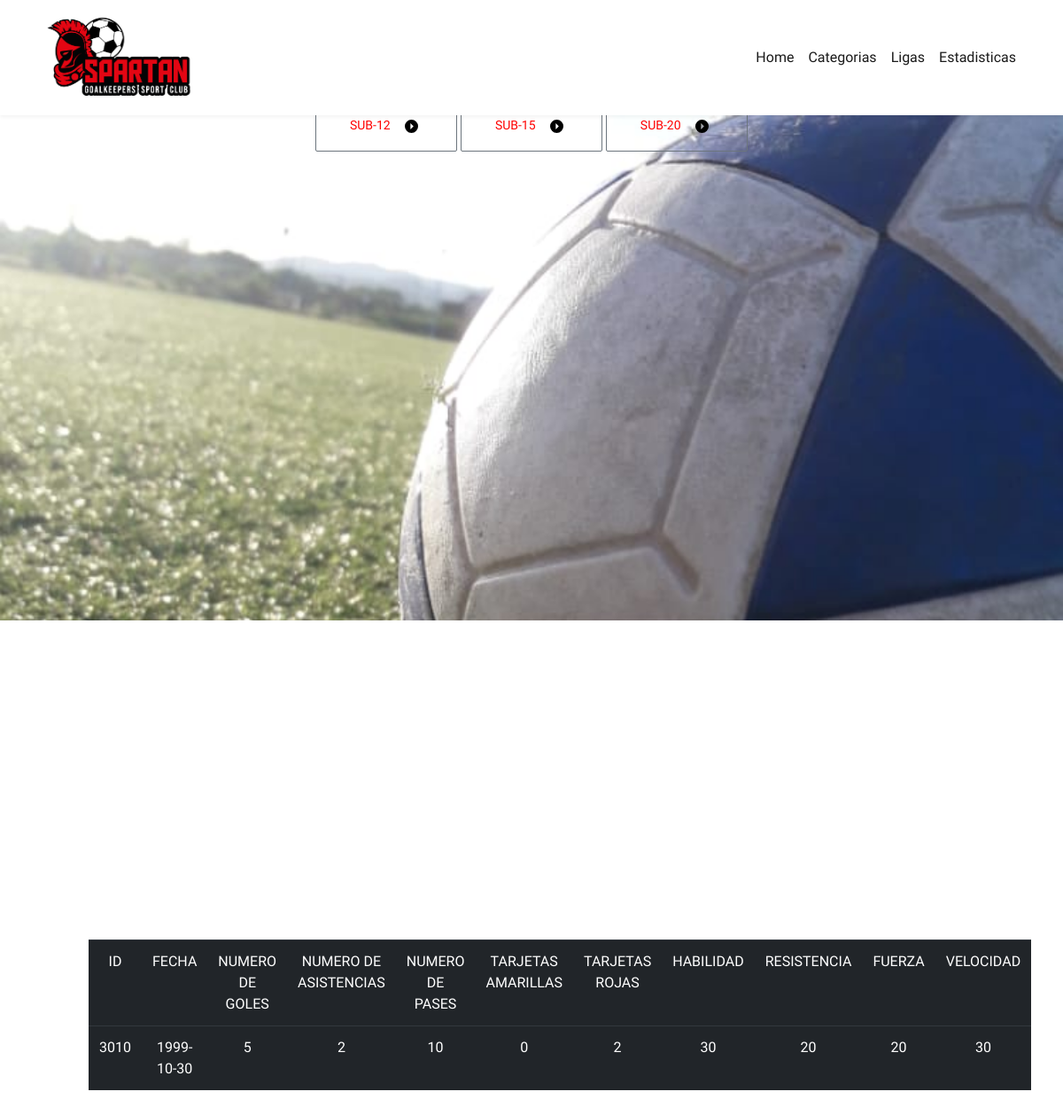
The page /estadisticas.php on the database its author committed.
### tables this page shows
CREATE TABLE `estadisticas` (
  `IdEstadistica` int(11) NOT NULL,
  `Fecha` date NOT NULL,
  `NumeroGoles` int(11) NOT NULL,
  `NumeroAsistencia` int(11) NOT NULL,
  `NumeroPases` int(11) NOT NULL,
  `TarjetasA` int(11) NOT NULL,
  `TarjetasR` int(11) NOT NULL,
  `Habilidad` int(11) NOT NULL,
  `Resistencia` int(11) NOT NULL,
  `Fuerza` int(11) NOT NULL,
  `Velocidad` int(11) NOT NULL,
  `Status` varchar(255) NOT NULL
);

### estadisticas.php (the view, shortened to what this page needs)
<?php
    $conexion = mysqli_connect('localhost', 'root', '', 'bd_futbol');
 ?>
 <!doctype html>
<html lang="en">
<head>
     <link rel="stylesheet" href="assets/css/bootstrap.min.css">
    <link rel="stylesheet" href="assets/css/styles.css">
    <link href="https://unpkg.com/ionicons@4.5.5/dist/css/ionicons.min.css" rel="stylesheet">
</head>
<body>
    <nav class="navbar navbar-expand-lg fixed-top">
        <div class="container">
            <img src="assets/images/logo1.png" class="logo-brand" alt="logo">
            <div class="collapse navbar-collapse" id="navbarSupportedContent">
                <ul class="navbar-nav ml-auto">
                    <li class="nav-item">
                        <a class="nav-link" href="index.html">Home</a>
                    </li>
                    <li class="nav-item">
                        <a class="nav-link" href="categorias.php">Categorias</a>
                    </li>
                    <li class="nav-item">
                        <a class="nav-link" href="#team">Ligas</a>
                    </li>
                    <li class="nav-item">
                        <a class="nav-link" href="#pricing">Estadisticas</a>
                    </li>
                </ul>
            </div>
        </div>
    </nav>
<section id="hero", id="hero2", id="hero3">
        <duv class="container">
            <div class="content-center">
                <a href="#SUB-12" style="color:#FF0000" <button type="button" class="btn btn-outline-secondary"> </button> SUB-12 <img src="assets/images/arrow-right.svg" class="ml-2"> </a>
             	<a href="#SUB-15" style="color:#FF0000" <button type="button" class="btn btn-outline-secondary"> </button> SUB-15 <img src="assets/images/arrow-right.svg" class="ml-2"> </a>
             	<a href="#SUB-20" style="color:#FF0000" <button type="button" class="btn btn-outline-secondary"> </button> SUB-20 <img src="assets/images/arrow-right.svg" class="ml-2"> </a>
            </div>
        </duv>
    </section>
        <section id="SUB-12">
        	<section id="SUB-15">
        		<section id="SUB-20">
        <div class="container">
            <div class="row content-center">
            	<table class="table table-dark" >
                    <tr>
                        <td>ID</td>
                        <td>FECHA</td>
                        <td>NUMERO DE GOLES</td>
                        <td>NUMERO DE ASISTENCIAS</td>
                        <td>NUMERO DE PASES</td>
                        <td>TARJETAS AMARILLAS</td>
                        <td>TARJETAS ROJAS</td>
                        <td>HABILIDAD</td>
                        <td>RESISTENCIA</td>
                        <td>FUERZA</td>
                        <td>VELOCIDAD</td>
                    </tr>
                    <?php
                        $sql = "SELECT * FROM estadisticas";
                        $result = mysqli_query($conexion, $sql);
                        while($mostrar = mysqli_fetch_array($result) ){
                     ?>
                    <tr>
                        <td><?php echo $mostrar['IdEstadistica']?></td>
                        <td><?php echo $mostrar['Fecha']?></td>
                        <td><?php echo $mostrar['NumeroGoles']?></td>
                        <td><?php echo $mostrar['NumeroAsistencia']?></td>
                        <td><?php echo $mostrar['NumeroPases']?></td>
                        <td><?php echo $mostrar['TarjetasA']?></td>
                        <td><?php echo $mostrar['TarjetasR']?></td>
                        <td><?php echo $mostrar['Habilidad']?></td>
                        <td><?php echo $mostrar['Resistencia']?></td>
                        <td><?php echo $mostrar['Fuerza']?></td>
                        <td><?php echo $mostrar['Velocidad']?></td>
                    </tr>
                    <?php
                        }
                     ?>
                </table>
                 </div>
            </div>
    </section>
    </body>
</html>

### assets/css/styles.css (style rules this page uses)
:root { --dark-color: #1a1a1a; --white-color: #ffffff; --light-grey-color: #f5f5f5; --gold-color: #ffb944; }
* { box-sizing: border-box; -webkit-font-smoothing: antialiased; -moz-osx-font-smoothing: grayscale; }
html { scroll-behavior: smooth; }
body { font-family: 'Titillium Web', sans-serif; }
.btn { font-size: 14px; padding: 15px 26px; min-width: 160px; border-radius: 2px; display: inline-block; }
.logo-brand { max-width: 180px; min-width: 160px; }
section { padding: 120px 0; }
.content-center { max-width: 1000px; margin: 0 auto 60px auto; padding-top: 30px auto; text-align: center; }
.navbar { background-color: var(--white-color); box-shadow: 0 2px 4px 0 rgba(0,0,0,.05); min-height: 100px; }
.nav-link { color: var(--dark-color); }
#hero { background-image: url(../../assets/images/header-bg.jpg); background-size: cover; padding-top: 90px; min-height: 700px; color: var(--black-color); }

### rows shown on the page
estadisticas: IdEstadistica "3010", Fecha "1999-10-30", NumeroGoles "5", NumeroAsistencia "2", NumeroPases "10", TarjetasA "0", TarjetasR "2", Habilidad "30", Resistencia "20", Fuerza "20", Velocidad "30"
